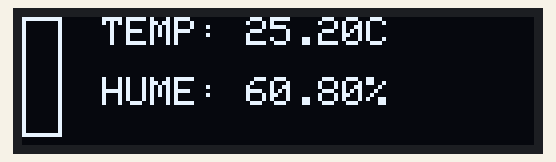
Recording of a sketch running on a simulated Arduino Uno, built with avr-gcc and run on an emulated ATmega328P. On the bench: 128×32 one-colour display.

Above: at 0.1 s.

The sketch:

OLED_temperatura_humedad.ino
```cpp
#include <Wire.h>
#include <Adafruit_GFX.h>
#include <Adafruit_SSD1306.h>

#define SCREEN_WIDTH 128 // ancho de la pantalla OLED
#define SCREEN_HEIGHT 32 // altura de la pantalla OLED

// Declara una instancia del objeto SSD1306 llamada display.
Adafruit_SSD1306 display(SCREEN_WIDTH, SCREEN_HEIGHT, &Wire, -1);

void setup() {
  if (!display.begin(SSD1306_SWITCHCAPVCC, 0x3C)) { // Dirección 0x3C para pantalla de 128x32
    // Si no se puede iniciar la pantalla, detén la ejecución.
    for (;;);
  }
  display.clearDisplay();
  display.display();
}

void loop() {
  float temperatura = 25.2; // Aquí debes obtener tu valor real de temperatura
  float humedad = 60.8;     // Aquí debes obtener tu valor real de humedad

  display.clearDisplay();
  display.setTextSize(1);
  display.setTextColor(WHITE);

  // Dibuja el icono del termómetro
  // Aquí debes dibujar o cargar tu icono de termómetro
  // Por simplicidad, dibujaré un rectángulo como lugar reservado para tu icono
  display.drawRect(0, 0, 10, 30, WHITE);

  // Escribe los valores de temperatura y humedad
  display.setCursor(20, 0);
  display.println("TEMP: " + String(temperatura) + "C");
  display.setCursor(20, 15);
  display.println("HUME: " + String(humedad) + "%");

  display.display();
  delay(1000);
}
```
